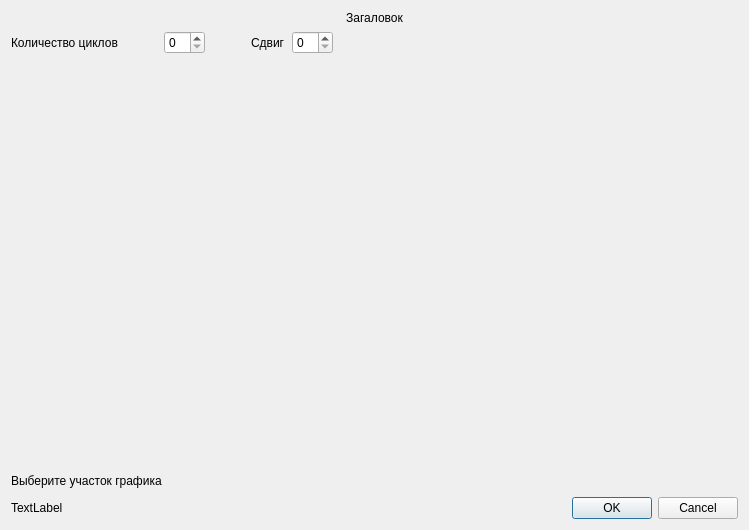
<?xml version="1.0" encoding="UTF-8"?>
<ui version="4.0">
 <class>supportmodul</class>
 <widget class="QDialog" name="supportmodul">
  <property name="geometry">
   <rect>
    <x>0</x>
    <y>0</y>
    <width>749</width>
    <height>530</height>
   </rect>
  </property>
  <property name="windowTitle">
   <string>Dialog</string>
  </property>
  <layout class="QVBoxLayout" name="verticalLayout">
   <item>
    <widget class="QLabel" name="label">
     <property name="text">
      <string>Загаловок</string>
     </property>
     <property name="alignment">
      <set>Qt::AlignmentFlag::AlignCenter</set>
     </property>
    </widget>
   </item>
   <item>
    <layout class="QHBoxLayout" name="horizontalLayout_2">
     <item>
      <widget class="QLabel" name="label_3">
       <property name="text">
        <string>Количество циклов</string>
       </property>
      </widget>
     </item>
     <item>
      <spacer name="horizontalSpacer_3">
       <property name="orientation">
        <enum>Qt::Orientation::Horizontal</enum>
       </property>
       <property name="sizeType">
        <enum>QSizePolicy::Policy::Minimum</enum>
       </property>
       <property name="sizeHint" stdset="0">
        <size>
         <width>40</width>
         <height>20</height>
        </size>
       </property>
      </spacer>
     </item>
     <item>
      <widget class="QSpinBox" name="selectCicle"/>
     </item>
     <item>
      <spacer name="horizontalSpacer_4">
       <property name="orientation">
        <enum>Qt::Orientation::Horizontal</enum>
       </property>
       <property name="sizeType">
        <enum>QSizePolicy::Policy::Minimum</enum>
       </property>
       <property name="sizeHint" stdset="0">
        <size>
         <width>40</width>
         <height>20</height>
        </size>
       </property>
      </spacer>
     </item>
     <item>
      <widget class="QLabel" name="label_4">
       <property name="text">
        <string>Сдвиг</string>
       </property>
      </widget>
     </item>
     <item>
      <widget class="QSpinBox" name="space"/>
     </item>
     <item>
      <spacer name="horizontalSpacer_2">
       <property name="orientation">
        <enum>Qt::Orientation::Horizontal</enum>
       </property>
       <property name="sizeHint" stdset="0">
        <size>
         <width>40</width>
         <height>20</height>
        </size>
       </property>
      </spacer>
     </item>
    </layout>
   </item>
   <item>
    <widget class="QWidget" name="graph" native="true">
     <property name="sizePolicy">
      <sizepolicy hsizetype="Expanding" vsizetype="Expanding">
       <horstretch>0</horstretch>
       <verstretch>0</verstretch>
      </sizepolicy>
     </property>
    </widget>
   </item>
   <item>
    <layout class="QHBoxLayout" name="dinamicPanel">
     <item>
      <widget class="QLabel" name="label_2">
       <property name="text">
        <string>Выберите участок графика </string>
       </property>
      </widget>
     </item>
     <item>
      <spacer name="horizontalSpacer">
       <property name="orientation">
        <enum>Qt::Orientation::Horizontal</enum>
       </property>
       <property name="sizeHint" stdset="0">
        <size>
         <width>40</width>
         <height>20</height>
        </size>
       </property>
      </spacer>
     </item>
    </layout>
   </item>
   <item>
    <layout class="QHBoxLayout" name="horizontalLayout">
     <item>
      <widget class="QLabel" name="value">
       <property name="text">
        <string>TextLabel</string>
       </property>
      </widget>
     </item>
     <item>
      <widget class="QDialogButtonBox" name="buttonBox">
       <property name="sizePolicy">
        <sizepolicy hsizetype="Fixed" vsizetype="Fixed">
         <horstretch>0</horstretch>
         <verstretch>0</verstretch>
        </sizepolicy>
       </property>
       <property name="orientation">
        <enum>Qt::Orientation::Horizontal</enum>
       </property>
       <property name="standardButtons">
        <set>QDialogButtonBox::StandardButton::Cancel|QDialogButtonBox::StandardButton::Ok</set>
       </property>
      </widget>
     </item>
    </layout>
   </item>
  </layout>
 </widget>
 <resources/>
 <connections>
  <connection>
   <sender>buttonBox</sender>
   <signal>accepted()</signal>
   <receiver>supportmodul</receiver>
   <slot>accept()</slot>
   <hints>
    <hint type="sourcelabel">
     <x>738</x>
     <y>519</y>
    </hint>
    <hint type="destinationlabel">
     <x>157</x>
     <y>274</y>
    </hint>
   </hints>
  </connection>
  <connection>
   <sender>buttonBox</sender>
   <signal>rejected()</signal>
   <receiver>supportmodul</receiver>
   <slot>reject()</slot>
   <hints>
    <hint type="sourcelabel">
     <x>738</x>
     <y>519</y>
    </hint>
    <hint type="destinationlabel">
     <x>286</x>
     <y>274</y>
    </hint>
   </hints>
  </connection>
 </connections>
</ui>
